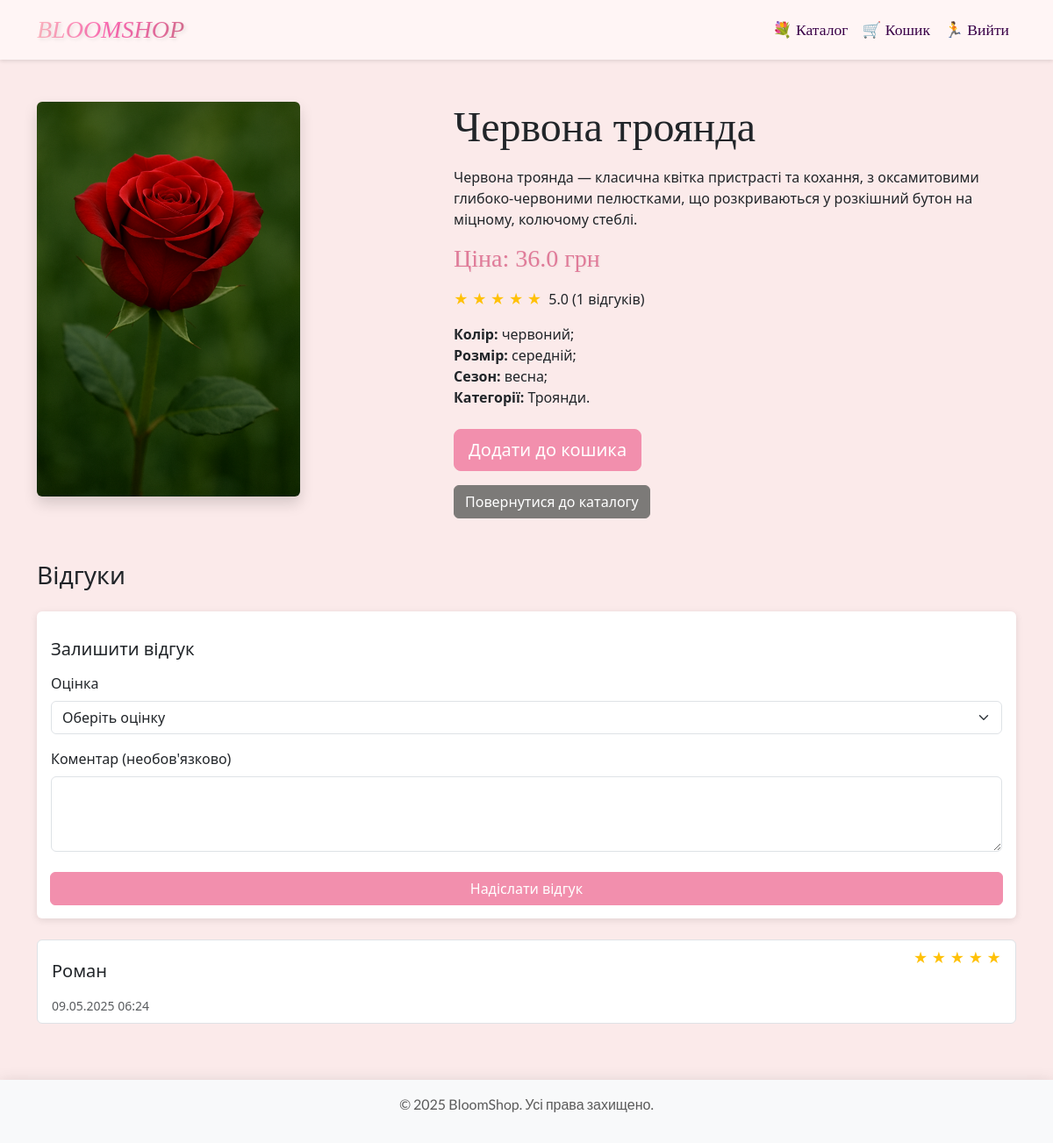
/flower/3 (signed in), run on the app's committed database.
### app.py (models this page shows, shortened)
class Flower(db.Model):
    id = db.Column(db.Integer, primary_key=True)
    name = db.Column(db.String(100), nullable=False)
    description = db.Column(db.Text, nullable=True)
    price = db.Column(db.Float, nullable=False)
    size = db.Column(db.String(50), nullable=True)
    color = db.Column(db.String(50), nullable=True)
    season = db.Column(db.String(50), nullable=True)
    image_url = db.Column(db.String(200), nullable=True)
    @property
    def average_rating(self):
        avg = db.session.query(func.avg(Review.rating)).filter(
            Review.flower_id == self.id
        ).scalar()
        return round(avg, 1) if avg else None
    @property
    def review_count(self):
        return db.session.query(func.count(Review.id)).filter(
            Review.flower_id == self.id
        ).scalar()

class Category(db.Model):
    id = db.Column(db.Integer, primary_key=True)
    name = db.Column(db.String(50), nullable=False)

class Review(db.Model):
    id = db.Column(db.Integer, primary_key=True)
    user_id = db.Column(db.Integer, db.ForeignKey('user.id'), nullable=False)
    flower_id = db.Column(db.Integer, db.ForeignKey('flower.id'), nullable=False)
    rating = db.Column(db.Integer, nullable=False)  # 1-5
    comment = db.Column(db.Text, nullable=True)
    created_at = db.Column(db.DateTime, default=datetime.now(UTC))
    user = db.relationship('User', backref='reviews')
    flower = db.relationship('Flower', backref='reviews')

class User(db.Model):
    id = db.Column(db.Integer, primary_key=True)
    name = db.Column(db.String(100), nullable=False)
    email = db.Column(db.String(120), unique=True, nullable=False)
    phone = db.Column(db.String(20), nullable=True)
    address = db.Column(db.Text, nullable=True)
    password = db.Column(db.String(60), nullable=False)
    is_admin = db.Column(db.Boolean, default=False)

### app.py (the view)
@app.route('/flower/<int:flower_id>')
def flower(flower_id):
    flower = Flower.query.get_or_404(flower_id)
    category_ids = db.session.query(FlowerCategory.category_id).filter(FlowerCategory.flower_id == flower_id).all()
    category_ids = [cid[0] for cid in category_ids]
    categories = Category.query.filter(Category.id.in_(category_ids)).all()
    return render_template('flower.html', flower=flower, categories=categories)

### app.py (called while the page is built)
@app.before_request
def load_user():
    g.user = None
    if 'user_id' in session:
        g.user = User.query.get(session['user_id'])

### templates/flower.html (shortened to what this page needs)
{% extends 'base.html' %}
{% block content %}
    <section class="container my-5">
        <div class="row">
            <div class="col-md-5">
                <img src="{{ flower.image_url or '/static/images/placeholder.jpg' }}"
                     alt="{{ flower.name }}"
                     class="img-fluid rounded shadow"
                     style="max-height: 450px; object-fit: cover;">
            </div>
            <div class="col-md-7">
                <h1 class="display-5 mb-3" style="font-family: 'Playfair Display', serif;">{{ flower.name }}</h1>
                <p style="font-size: 16px">{{ flower.description or 'Опис відсутній' }}</p>
                <h4 class="price-concrete-flower">Ціна: {{ flower.price }} грн</h4>
                {% if flower.average_rating %}
                    <div class="d-flex align-items-center mb-3">
                        <div class="me-2">
                            {% for i in range(5) %}
                                {% if i < flower.average_rating|round %}
                                    <span class="text-warning">★</span>
                                {% else %}
                                    <span class="text-secondary">☆</span>
                                {% endif %}
                            {% endfor %}
                        </div>
                        <span>{{ flower.average_rating }} ({{ flower.review_count }} відгуків)</span>
                    </div>
                {% else %}
                    <div class="text-muted mb-3">Ще немає оцінок</div>
                {% endif %}
                <ul class="list-unstyled mb-4">
                    {% if flower.color %}
                        <li><strong>Колір:</strong> {{ flower.color }};</li>
                    {% endif %}
                    {% if flower.size %}
                        <li><strong>Розмір:</strong> {{ flower.size }};</li>
                    {% endif %}
                    {% if flower.season %}
                        <li><strong>Сезон:</strong> {{ flower.season }};</li>
                    {% endif %}
                    {% if categories %}
                        <li><strong>Категорії:</strong>
                            {% for category in categories %}
                                {{ category.name }}.{% if not loop.last %}, {% endif %}
                            {% endfor %}
                        </li>
                    {% endif %}
                </ul>
                <form method="POST" action="{{ url_for('add_to_cart', flower_id=flower.id) }}">
                    <button type="submit" class="btn btn-primary btn-lg">Додати до кошика</button>
                </form>
                <a href="/flowers" class="btn btn-secondary mt-3">Повернутися до каталогу</a>
            </div>
        </div>
    </section>
    <section class="container my-5">
        <div class="row">
            <h3 class="mb-4">Відгуки</h3>
            <div class="col-md-12">
                {% if 'user_id' in session %}
                    <div class="card mb-4">
                        <div class="card-body">
                            <h5>Залишити відгук</h5>
                            <form method="POST" action="{{ url_for('add_review', flower_id=flower.id) }}">
                                <div class="mb-3">
                                    <label for="rating" class="form-label">Оцінка</label>
                                    <select class="form-select" id="rating" name="rating" required>
                                        <option value="" selected disabled>Оберіть оцінку</option>
                                    </select>
                                </div>
                                <div class="mb-3">
                                    <label for="comment" class="form-label">Коментар (необов'язково)</label>
                                    <textarea class="form-control" id="comment" name="comment" rows="3"></textarea>
                                </div>
                                <button type="submit" class="btn btn-primary">Надіслати відгук</button>
                            </form>
                        </div>
                    </div>
                {% else %}
                    <div class="alert alert-info">
                        Щоб залишити відгук, будь ласка <a href="{{ url_for('login') }}">увійдіть</a>.
                    </div>
                {% endif %}
                {% if flower.reviews %}
                    <div class="list-group">
                        {% for review in flower.reviews %}
                            <div class="list-group-item mb-3">
                                <div class="d-flex justify-content-between">
                                    <h5>{{ review.user.name }}</h5>
                                    <div>
                                        {% for i in range(5) %}
                                            {% if i < review.rating %}
                                                <span class="text-warning">★</span>
                                            {% else %}
                                                <span class="text-secondary">☆</span>
                                            {% endif %}
                                        {% endfor %}
                                    </div>
                                </div>
                                <small class="text-muted">{{ review.created_at.strftime('%d.%m.%Y %H:%M') }}</small>
                            </div>
                        {% endfor %}
                    </div>
                {% else %}
                    <div class="alert alert-secondary">Ще немає відгуків для цієї квітки.</div>
                {% endif %}
            </div>
        </div>
    </section>
{% endblock %}

### static/css/style.css (style rules this page uses)
:root { --primary-color: #F28FAD; --secondary-color: #D4E4D4; --navbar-bg: #FFF5F5; }
body { margin: 0; min-height: 100vh; display: flex; flex-direction: column; background-color: #fbeaea; }
h5 { margin-block: 15px; }
.btn-primary { background-color: var(--primary-color); border-color: var(--primary-color); transition: all 0.3s ease; }
.btn-secondary { background-color: #7c7a78; border-color: #7c7a78; transition: all 0.3s ease; }
.card { transition: all 0.3s ease; border: none; box-shadow: 0 2px 8px rgba(0, 0, 0, 0.1); }
.card-body { position: relative; padding-bottom: 60px; }
.card-body .btn { position: absolute; bottom: 15px; left: 15px; right: 15px; }
h4 { padding: 0 0 10px 0; }
.price-concrete-flower { font-family: 'Century Gothic'; font-size: 28px; text-shadow: 1px 1px 2px rgba(0, 0, 0, 0.05); color: #E07B99; }

### data on the page
Flower: image_url (picture), name "Червона троянда", description "Червона троянда — класична квітка пристрасті та кохання, з оксамитовими глибоко-червоними пелюстками, що розкриваються у розкішний бутон на міцному, колючому стеблі.", price "36.0", color "червоний", size "cередній", season "весна"
Category: name "Троянди"
Review: user.name "Роман", rating 5 (drawn), created_at "09.05.2025 06:24"

### other printed values
{{ flower.average_rating }} "5.0"
{{ flower.review_count }} "1"
